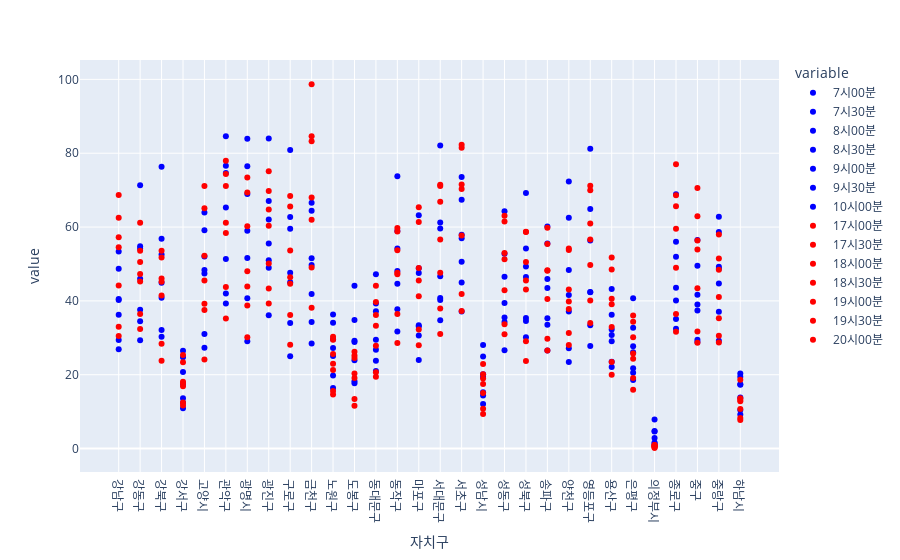

Write notebook code for a chart like this one.
### Code cell
#구 별로 출근시간대 퇴근시간대 자료 만들어주기
ff = etc_df.copy()
ff.index = [ff['자치구']] #index를 바꿔주는 방법이다.
ff = ff.drop(['자치구'],axis=1)
test_df = ff.groupby('자치구').aggregate('mean') 
print(test_df)
fig = px.scatter(test_df,color_discrete_map=color_discrete_map)
fig.show()

### Figure 1 — Plotly figure (JSON) as saved in the notebook; plotly's stock layout.template omitted (floating-point values rounded to 4 significant figures)
{"data": [{"hovertemplate": "variable=7시00분<br>자치구=%{x}<br>value=%{y}<extra></extra>", "legendgroup": "7시00분", "marker": {"color": "blue", "symbol": "circle"}, "mode": "markers", "name": "7시00분", "orientation": "v", "showlegend": true, "type": "scatter", "x": ["강남구", "강동구", "강북구", "강서구", "고양시", "관악구", "광명시", "광진구", "구로구", "금천구", "노원구", "도봉구", "동대문구", "동작구", "마포구", "서대문구", "서초구", "성남시", "성동구", "성북구", "송파구", "양천구", "영등포구", "용산구", "은평구", "의정부시", "종로구", "중구", "중랑구", "하남시"], "xaxis": "x", "y": [29.39, 37.62, 40.85, 17.44, 52, 51.34, 59.03, 50.97, 45.02, 49.75, 25.08, 23.95, 23.79, 44.66, 33.41, 40.76, 44.95, 15.27, 34.29, 34.56, 33.55, 41.61, 42.38, 22.08, 26.08, 4.65, 35.09, 29.5, 44.72, 17.45], "yaxis": "y"}, {"hovertemplate": "variable=7시30분<br>자치구=%{x}<br>value=%{y}<extra></extra>", "legendgroup": "7시30분", "marker": {"color": "blue", "symbol": "circle"}, "mode": "markers", "name": "7시30분", "orientation": "v", "showlegend": true, "type": "scatter", "x": ["강남구", "강동구", "강북구", "강서구", "고양시", "관악구", "광명시", "광진구", "구로구", "금천구", "노원구", "도봉구", "동대문구", "동작구", "마포구", "서대문구", "서초구", "성남시", "성동구", "성북구", "송파구", "양천구", "영등포구", "용산구", "은평구", "의정부시", "종로구", "중구", "중랑구", "하남시"], "xaxis": "x", "y": [40.48, 54.14, 56.83, 24.7, 59.15, 65.29, 76.45, 67.07, 62.73, 64.4, 34.06, 34.83, 37.19, 58.9, 47.53, 61.2, 57.0, 20.16, 46.57, 49.34, 45.92, 62.55, 64.88, 32.26, 32.7, 7.9, 51.98, 41.66, 58.69, 20.34], "yaxis": "y"}, {"hovertemplate": "variable=8시00분<br>자치구=%{x}<br>value=%{y}<extra></extra>", "legendgroup": "8시00분", "marker": {"color": "blue", "symbol": "circle"}, "mode": "markers", "name": "8시00분", "orientation": "v", "showlegend": true, "type": "scatter", "x": ["강남구", "강동구", "강북구", "강서구", "고양시", "관악구", "광명시", "광진구", "구로구", "금천구", "노원구", "도봉구", "동대문구", "동작구", "마포구", "서대문구", "서초구", "성남시", "성동구", "성북구", "송파구", "양천구", "영등포구", "용산구", "은평구", "의정부시", "종로구", "중구", "중랑구", "하남시"], "xaxis": "x", "y": [53.37, 71.35, 76.32, 26.51, 63.95, 84.59, 83.9, 83.98, 80.88, 66.6, 36.34, 44.08, 47.2, 73.79, 63.23, 82.07, 73.56, 28.06, 64.25, 69.19, 60.13, 72.34, 81.2, 43.2, 40.75, 4.75, 68.87, 56.52, 62.79, 19.45], "yaxis": "y"}, {"hovertemplate": "variable=8시30분<br>자치구=%{x}<br>value=%{y}<extra></extra>", "legendgroup": "8시30분", "marker": {"color": "blue", "symbol": "circle"}, "mode": "markers", "name": "8시30분", "orientation": "v", "showlegend": true, "type": "scatter", "x": ["강남구", "강동구", "강북구", "강서구", "고양시", "관악구", "광명시", "광진구", "구로구", "금천구", "노원구", "도봉구", "동대문구", "동작구", "마포구", "서대문구", "서초구", "성남시", "성동구", "성북구", "송파구", "양천구", "영등포구", "용산구", "은평구", "의정부시", "종로구", "중구", "중랑구", "하남시"], "xaxis": "x", "y": [48.74, 54.83, 52.58, 20.73, 48.35, 76.62, 68.97, 62.06, 59.56, 51.55, 29.59, 29.23, 39.28, 54.16, 48.84, 59.64, 67.41, 24.96, 52.8, 54.22, 55.55, 48.37, 56.38, 36.22, 27.7, 2.85, 56.04, 49.53, 49.23, 17.31], "yaxis": "y"}, {"hovertemplate": "variable=9시00분<br>자치구=%{x}<br>value=%{y}<extra></extra>", "legendgroup": "9시00분", "marker": {"color": "blue", "symbol": "circle"}, "mode": "markers", "name": "9시00분", "orientation": "v", "showlegend": true, "type": "scatter", "x": ["강남구", "강동구", "강북구", "강서구", "고양시", "관악구", "광명시", "광진구", "구로구", "금천구", "노원구", "도봉구", "동대문구", "동작구", "마포구", "서대문구", "서초구", "성남시", "성동구", "성북구", "송파구", "양천구", "영등포구", "용산구", "은평구", "의정부시", "종로구", "중구", "중랑구", "하남시"], "xaxis": "x", "y": [40.26, 46.0, 44.9, 13.6, 47.45, 74.66, 51.62, 55.54, 47.61, 41.9, 27.25, 28.85, 29.46, 48.09, 33.08, 46.67, 57.92, 19.36, 39.42, 46.5, 43.47, 37.15, 42.33, 29.09, 21.75, 1.65, 43.56, 39.02, 48.69, 13.82], "yaxis": "y"}, {"hovertemplate": "variable=9시30분<br>자치구=%{x}<br>value=%{y}<extra></extra>", "legendgroup": "9시30분", "marker": {"color": "blue", "symbol": "circle"}, "mode": "markers", "name": "9시30분", "orientation": "v", "showlegend": true, "type": "scatter", "x": ["강남구", "강동구", "강북구", "강서구", "고양시", "관악구", "광명시", "광진구", "구로구", "금천구", "노원구", "도봉구", "동대문구", "동작구", "마포구", "서대문구", "서초구", "성남시", "성동구", "성북구", "송파구", "양천구", "영등포구", "용산구", "은평구", "의정부시", "종로구", "중구", "중랑구", "하남시"], "xaxis": "x", "y": [36.25, 34.49, 32.1, 12.42, 31.05, 42.02, 40.72, 48.95, 33.99, 34.3, 19.81, 17.72, 26.76, 37.75, 30.65, 40.21, 50.61, 14.39, 35.49, 35.34, 35.29, 27.2, 33.37, 30.75, 20.54, 1.35, 40.09, 37.4, 37.06, 10.47], "yaxis": "y"}, {"hovertemplate": "variable=10시00분<br>자치구=%{x}<br>value=%{y}<extra></extra>", "legendgroup": "10시00분", "marker": {"color": "blue", "symbol": "circle"}, "mode": "markers", "name": "10시00분", "orientation": "v", "showlegend": true, "type": "scatter", "x": ["강남구", "강동구", "강북구", "강서구", "고양시", "관악구", "광명시", "광진구", "구로구", "금천구", "노원구", "도봉구", "동대문구", "동작구", "마포구", "서대문구", "서초구", "성남시", "성동구", "성북구", "송파구", "양천구", "영등포구", "용산구", "은평구", "의정부시", "종로구", "중구", "중랑구", "하남시"], "xaxis": "x", "y": [26.89, 29.35, 30.27, 10.89, 27.3, 39.26, 29.07, 36.12, 25, 28.45, 16.43, 18.27, 20.98, 31.73, 23.96, 34.74, 37.11, 12.09, 26.61, 30.17, 26.57, 23.42, 27.81, 23.51, 18.59, 0.8, 32.49, 28.86, 29.18, 9.2], "yaxis": "y"}, {"hovertemplate": "variable=17시00분<br>자치구=%{x}<br>value=%{y}<extra></extra>", "legendgroup": "17시00분", "marker": {"color": "red", "symbol": "circle"}, "mode": "markers", "name": "17시00분", "orientation": "v", "showlegend": true, "type": "scatter", "x": ["강남구", "강동구", "강북구", "강서구", "고양시", "관악구", "광명시", "광진구", "구로구", "금천구", "노원구", "도봉구", "동대문구", "동작구", "마포구", "서대문구", "서초구", "성남시", "성동구", "성북구", "송파구", "양천구", "영등포구", "용산구", "은평구", "의정부시", "종로구", "중구", "중랑구", "하남시"], "xaxis": "x", "y": [57.23, 47.3, 45.17, 17.69, 37.55, 58.38, 48.05, 60.36, 44.65, 68, 22.96, 20.37, 33.3, 47.62, 45.5, 56.66, 71.54, 20.13, 51.27, 45.49, 48.14, 37.79, 56.64, 39.06, 25.74, 1, 59.51, 53.95, 41.06, 12.84], "yaxis": "y"}, {"hovertemplate": "variable=17시30분<br>자치구=%{x}<br>value=%{y}<extra></extra>", "legendgroup": "17시30분", "marker": {"color": "red", "symbol": "circle"}, "mode": "markers", "name": "17시30분", "orientation": "v", "showlegend": true, "type": "scatter", "x": ["강남구", "강동구", "강북구", "강서구", "고양시", "관악구", "광명시", "광진구", "구로구", "금천구", "노원구", "도봉구", "동대문구", "동작구", "마포구", "서대문구", "서초구", "성남시", "성동구", "성북구", "송파구", "양천구", "영등포구", "용산구", "은평구", "의정부시", "종로구", "중구", "중랑구", "하남시"], "xaxis": "x", "y": [54.52, 50.55, 46.05, 18.08, 45.5, 74.39, 60.2, 64.76, 53.63, 83.25, 25.64, 24.52, 36.16, 53.69, 48.88, 71.12, 70.31, 17.51, 52.94, 50.54, 48.3, 43.08, 60.97, 40.55, 30.18, 1, 65.62, 56.39, 48.46, 13.65], "yaxis": "y"}, {"hovertemplate": "variable=18시00분<br>자치구=%{x}<br>value=%{y}<extra></extra>", "legendgroup": "18시00분", "marker": {"color": "red", "symbol": "circle"}, "mode": "markers", "name": "18시00분", "orientation": "v", "showlegend": true, "type": "scatter", "x": ["강남구", "강동구", "강북구", "강서구", "고양시", "관악구", "광명시", "광진구", "구로구", "금천구", "노원구", "도봉구", "동대문구", "동작구", "마포구", "서대문구", "서초구", "성남시", "성동구", "성북구", "송파구", "양천구", "영등포구", "용산구", "은평구", "의정부시", "종로구", "중구", "중랑구", "하남시"], "xaxis": "x", "y": [68.67, 53.58, 51.73, 25.35, 71.1, 71.09, 73.4, 69.78, 65.59, 98.65, 29.47, 25.22, 44.08, 59.72, 65.35, 71.46, 82.26, 22.88, 63.07, 58.69, 59.79, 53.79, 71.2, 51.77, 34.38, 0.85, 76.99, 70.59, 51.48, 18.61], "yaxis": "y"}, {"hovertemplate": "variable=18시30분<br>자치구=%{x}<br>value=%{y}<extra></extra>", "legendgroup": "18시30분", "marker": {"color": "red", "symbol": "circle"}, "mode": "markers", "name": "18시30분", "orientation": "v", "showlegend": true, "type": "scatter", "x": ["강남구", "강동구", "강북구", "강서구", "고양시", "관악구", "광명시", "광진구", "구로구", "금천구", "노원구", "도봉구", "동대문구", "동작구", "마포구", "서대문구", "서초구", "성남시", "성동구", "성북구", "송파구", "양천구", "영등포구", "용산구", "은평구", "의정부시", "종로구", "중구", "중랑구", "하남시"], "xaxis": "x", "y": [62.49, 61.2, 53.6, 23.38, 65.1, 77.96, 69.38, 75.13, 68.42, 84.6, 30.26, 26.22, 39.67, 58.83, 61.36, 66.88, 81.45, 18.97, 61.52, 58.72, 55.41, 54.22, 69.94, 48.51, 36.02, 0.65, 68.6, 62.94, 58.01, 13.2], "yaxis": "y"}, {"hovertemplate": "variable=19시00분<br>자치구=%{x}<br>value=%{y}<extra></extra>", "legendgroup": "19시00분", "marker": {"color": "red", "symbol": "circle"}, "mode": "markers", "name": "19시00분", "orientation": "v", "showlegend": true, "type": "scatter", "x": ["강남구", "강동구", "강북구", "강서구", "고양시", "관악구", "광명시", "광진구", "구로구", "금천구", "노원구", "도봉구", "동대문구", "동작구", "마포구", "서대문구", "서초구", "성남시", "성동구", "성북구", "송파구", "양천구", "영등포구", "용산구", "은평구", "의정부시", "종로구", "중구", "중랑구", "하남시"], "xaxis": "x", "y": [44.16, 45.27, 41.45, 16.85, 52.25, 61.14, 43.92, 50.15, 46.4, 61.95, 21.31, 19.08, 27.83, 47.21, 41.24, 47.64, 57.7, 15.06, 42.91, 43.08, 40.5, 39.85, 49.73, 32.95, 24.33, 0.55, 49.01, 43.44, 35.31, 10.75], "yaxis": "y"}, {"hovertemplate": "variable=19시30분<br>자치구=%{x}<br>value=%{y}<extra></extra>", "legendgroup": "19시30분", "marker": {"color": "red", "symbol": "circle"}, "mode": "markers", "name": "19시30분", "orientation": "v", "showlegend": true, "type": "scatter", "x": ["강남구", "강동구", "강북구", "강서구", "고양시", "관악구", "광명시", "광진구", "구로구", "금천구", "노원구", "도봉구", "동대문구", "동작구", "마포구", "서대문구", "서초구", "성남시", "성동구", "성북구", "송파구", "양천구", "영등포구", "용산구", "은평구", "의정부시", "종로구", "중구", "중랑구", "하남시"], "xaxis": "x", "y": [33.0, 36.44, 28.43, 12.47, 39.2, 43.79, 38.75, 43.38, 36.17, 49.05, 15.58, 13.43, 20.69, 36.47, 32.23, 37.97, 41.86, 10.76, 33.7, 29.05, 29.77, 31.32, 40.14, 23.48, 19.12, 0.25, 36.43, 31.72, 30.57, 7.763], "yaxis": "y"}, {"hovertemplate": "variable=20시00분<br>자치구=%{x}<br>value=%{y}<extra></extra>", "legendgroup": "20시00분", "marker": {"color": "red", "symbol": "circle"}, "mode": "markers", "name": "20시00분", "orientation": "v", "showlegend": true, "type": "scatter", "x": ["강남구", "강동구", "강북구", "강서구", "고양시", "관악구", "광명시", "광진구", "구로구", "금천구", "노원구", "도봉구", "동대문구", "동작구", "마포구", "서대문구", "서초구", "성남시", "성동구", "성북구", "송파구", "양천구", "영등포구", "용산구", "은평구", "의정부시", "종로구", "중구", "중랑구", "하남시"], "xaxis": "x", "y": [30.5, 32.39, 23.77, 11.68, 24.1, 35.24, 30.15, 39.3, 28.12, 38.15, 14.67, 11.58, 19.46, 28.56, 27.97, 31.01, 37.24, 9.357, 30.94, 23.71, 26.55, 28.02, 34.02, 20.02, 15.91, 0.25, 31.66, 28.64, 28.76, 8.288], "yaxis": "y"}], "layout": {"legend": {"title": {"text": "variable"}, "tracegroupgap": 0}, "margin": {"t": 60}, "xaxis": {"anchor": "y", "domain": [0, 1], "title": {"text": "자치구"}}, "yaxis": {"anchor": "x", "domain": [0, 1], "title": {"text": "value"}}}}
